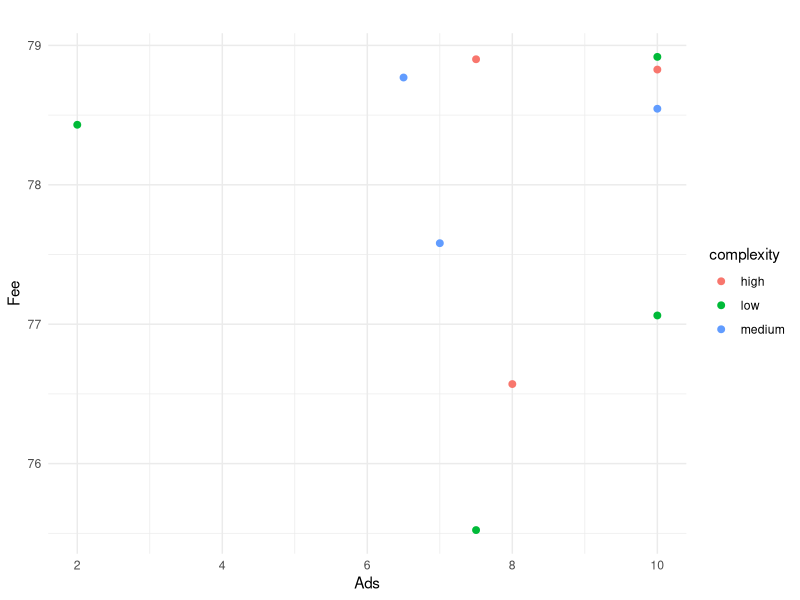
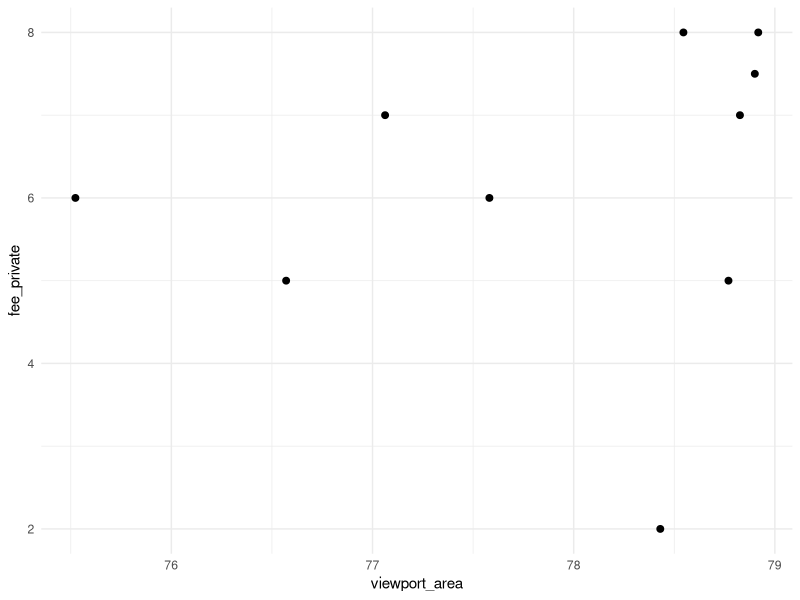
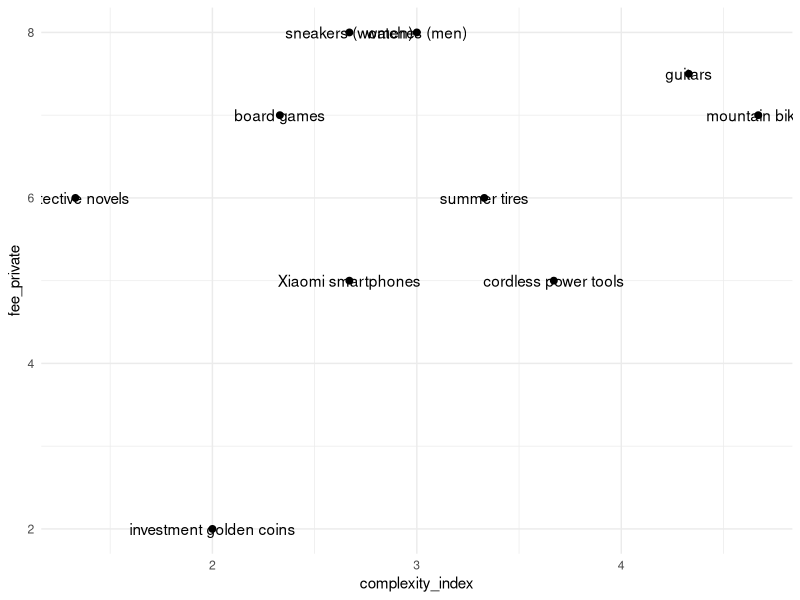
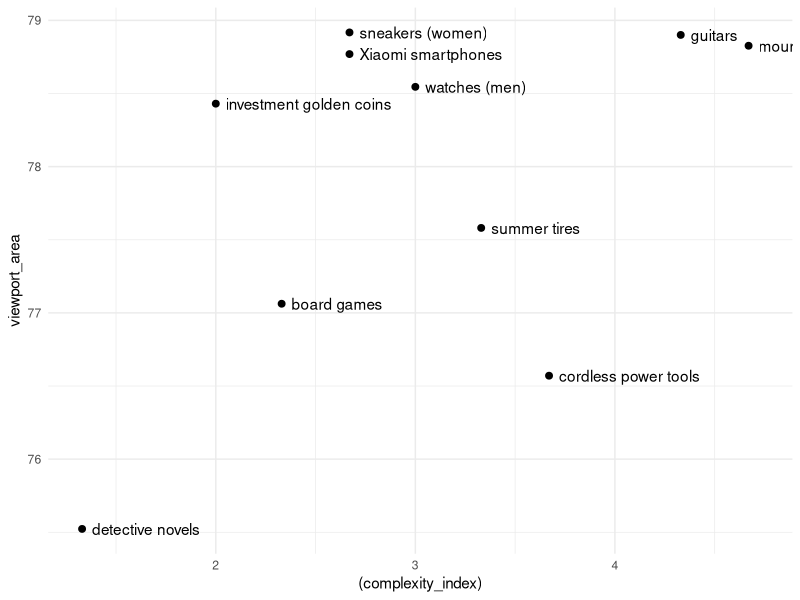

R code for these plots, in order:
library(readxl)
library(corrplot)
library(tidyverse)
df <- read_excel("data aukro.xlsx")



# -----------------------------
# 1. Build indices
# -----------------------------
df <- df %>%
  mutate(
    distraction_index = rowMeans(scale(select(.,third_party,banners,sticky, interruption, viewport_area
    )), na.rm = TRUE),
    
    visual_index = rowMeans(scale(select(.,banners,sticky,viewport_area
    )), na.rm = TRUE),
    viewport_area=viewport_area/20
  ) %>% mutate(complexity_index_sq=complexity_index^2)

# -----------------------------
# 2. Reshape data for facetting
# -----------------------------
plot_df <- df %>%
  select(
    category,
    distraction_index,
    visual_index,
    fee_private,
    fee_business, complexity, complexity_index
  ) %>%
  pivot_longer(
    cols = c(distraction_index, visual_index),
    names_to = "index_type",
    values_to = "index_value"
  ) %>%
  pivot_longer(
    cols = c( fee_private,
              fee_business),
    names_to = "fee_type",
    values_to = "fee_value"
  ) %>%
  mutate(
    index_type = recode(
      index_type,
      distraction_index = "Distraction index",
      visual_index = "Visual index"
    ),
    fee_type = recode(
      fee_type,
      fee_private = "fee_private",
      fee_business = "fee_business"
    )
  )

# -----------------------------
# 3. Enter theoretical curve points
#    Replace these with your own points
# -----------------------------
theory_df <- data.frame(
  x = c(
    0.00,  # vertical drop start
    0.00,  # vertical drop end
    0.05,
    0.15,
    0.24,
    0.30,
    0.33,
    0.35,
    0.38,
    0.41
  ),
  y = c(
    0.467, # top point
    0.420, # after vertical drop
    0.405,
    0.365,
    0.337,
    0.305,
    0.288,
    0.272,
    0.260,
    0.249
  )
)

# Optional: keep the original sequence if it matters for the shape.
# If your line looks odd, try sorting by x:
# theory_df <- theory_df[order(theory_df$x), ]

# -----------------------------
# 4. Helper function: rescale one vector to a new range
# -----------------------------
rescale_to <- function(x, new_min, new_max) {
  old_min <- min(x, na.rm = TRUE)
  old_max <- max(x, na.rm = TRUE)
  
  if (old_max == old_min) {
    return(rep(mean(c(new_min, new_max)), length(x)))
  }
  
  (x - old_min) / (old_max - old_min) * (new_max - new_min) + new_min
}

# -----------------------------
# 5. Build a rescaled theory curve for each facet
# -----------------------------
facet_ranges <- plot_df %>%
  group_by(index_type, fee_type) %>%
  summarise(
    xmin = min(index_value, na.rm = TRUE),
    xmax = max(index_value, na.rm = TRUE),
    ymin = min(fee_value, na.rm = TRUE),
    ymax = max(fee_value, na.rm = TRUE),
    .groups = "drop"
  )

theory_facet <- bind_rows(lapply(seq_len(nrow(facet_ranges)), function(i) {
  r <- facet_ranges[i, ]
  
  data.frame(
    index_type = r$index_type,
    fee_type   = r$fee_type,
    x = rescale_to(theory_df$x, r$xmin, r$xmax),
    y = rescale_to(theory_df$y, r$ymin, r$ymax)
  )
}))

# -----------------------------
# 6. Plot
# -----------------------------
p <- ggplot(df, aes(x = fee_business, y = viewport_area, color=complexity)) +
  geom_point(size = 2) +
 
  labs(
    x = "Ads",
    y = "Fee",
    title = ""
  ) +
  theme_minimal()

print(p)

q <- ggplot(df, aes(x = viewport_area, y = fee_private)) +
  geom_point(size = 2) +
  theme_minimal() 

print(q)

r <- ggplot(df, aes(x = complexity_index, y = fee_private, label=category)) +
  geom_point(size = 2) +
  theme_minimal() + geom_text()

print(r)

w <- ggplot(df, aes(x = (complexity_index), y = viewport_area, label=category)) +
  geom_point(size = 2) +
  theme_minimal() + geom_text(hjust = 0, nudge_x = 0.05)

print(w)


lm(fee_private~complexity_index, df) %>% summary()
model <- lm(viewport_area ~ complexity_index + I(complexity_index^2), data = df)
summary(model)

b1 <- coef(model)["complexity_index"]
b2 <- coef(model)["I(complexity_index^2)"]

turning_point <- -b1 / (2 * b2)
turning_point
